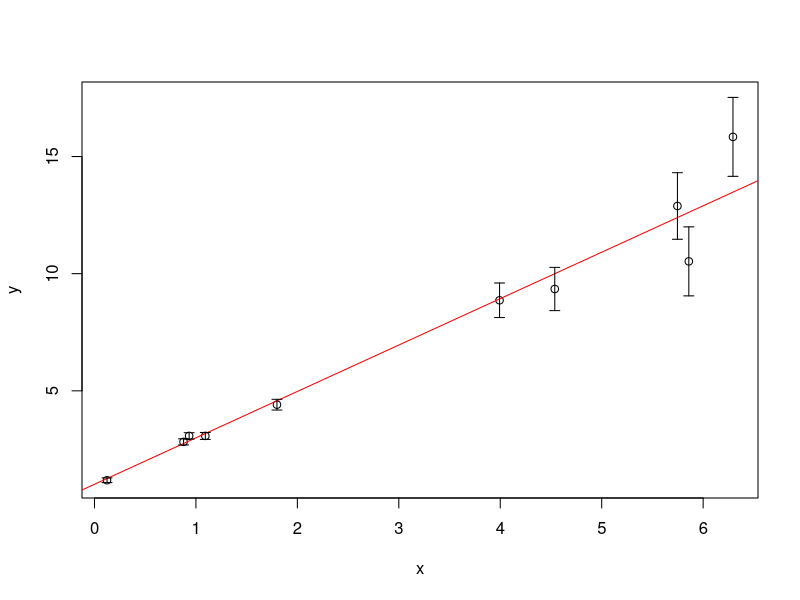
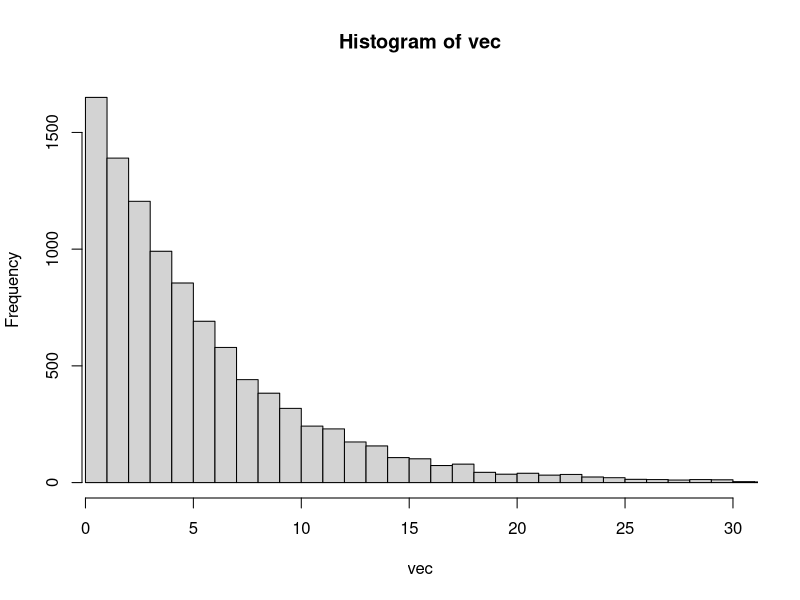
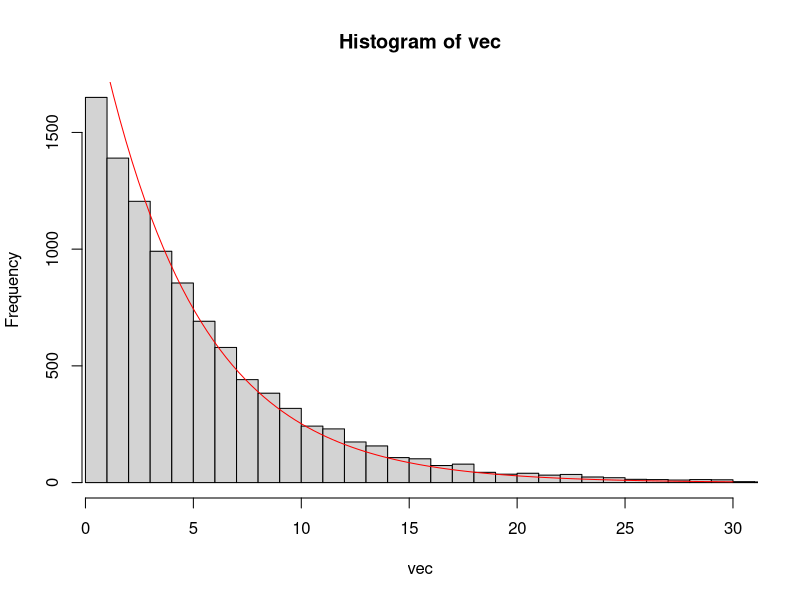

Recreate these plots in R, in order.
## ---- chunk 1
generate_y_sigmas = function(x,a,b,m,n){
  
  # SIGMA
  sigma = m + n * x^2
  
  # GAUSSIANA
  y = a + b * x + rnorm(x,0,sigma)
  
  # DATA FRAME
  df = data.frame("y" = y,"sigma" = sigma)
  
  # RETORNAR DATA FRAME
  return(df)
  
}
## ---- chunk 2
maxLike = function(x,y,sigma){
  
  # TAMANO DE X
  N = length(x)
  
  # CREAR MATRIZ X
  X = cbind(rep(1,N),x)
  
  # COVARIANZA Y
  covY = diag(sigma^2)
  
  # MINIMIZAR ML
  param = solve(t(X) %*% solve(covY) %*% X) %*% (t(X) %*% solve(covY)) %*% y
  
  # RETORNAR PARAMETROS
  return(param)
  
}
## ---- chunk 3
# VECTOR X
x = runif(10,0,10)

# PARAMETROS
a = 1
b = 2
m = 0.1
n = 0.04

# VECTOR Y Y SIGMA
df = generate_y_sigmas(x,a,b,m,n)

y = df$y
sig = df$sigma

# PARAMETROS
theta = maxLike(x,y,sig)

# GRAFICA X Y
plot(x,y,ylim = c(min(y - sig),max(y + sig)))

# RECTA DE AJUSTE
abline(theta[1],theta[2],col = "red")

# ERRORES
arrows(x,y - sig,x,y + sig,length = 0.05,angle = 90,code = 3)
## ---- chunk 4
# VECTOR DE 10000 NUMEROS DISTRIBUIDOS EXPONENCIALMENTE
N = 10000
rate = 1/5.27
vec = rexp(N,rate)

# VALORES DEL HISTOGRAMA
h = hist(vec,breaks = 0:ceiling(max(vec)),xlim = c(1,30))$counts[1:30]
## ---- chunk 5
l = function(N,lambda){
  
  # t
  t = 0:29
  
  # RETORNAR L
  return(-sum(dpois(h,N * exp(-t/lambda),log = TRUE)))
  
}
## ---- chunk 6
require(stats4)
## ---- chunk 7
# ESTIMACION DE PARAMETROS POR MAXIMA VEROSIMILITUD
mlModel = mle(l,start = list(N = 4000,lambda = 4),nobs = NROW(h))

# PARAMETROS N Y LAMBDA
N = mlModel@coef[1]
lambda = mlModel@coef[2]

# IMPRIMIR VALORES DE N Y LAMBDA
paste("N =",N)
paste("Lambda =",lambda)

# HISTOGRAMA
hist(vec,breaks = 0:ceiling(max(vec)),xlim = c(1,30))

# EXPONENCIAL AJUSTADA
curve(N * exp(-x/lambda),add = TRUE,col = "red")
